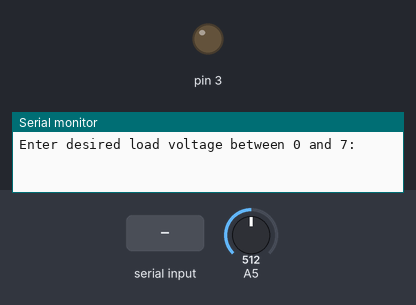
The sketch below on a simulated Arduino Uno, built with avr-gcc and run on an emulated ATmega328P. Shown: output pins drawn as LEDs (lit = HIGH), the last lines printed to the serial monitor. The inputs (shaded band) are chosen by the test bench; at power-on: A5 = 512.

Above: at 1.2 s.
1.3 s: "90,45\n" received over Serial
At 2.36 s:
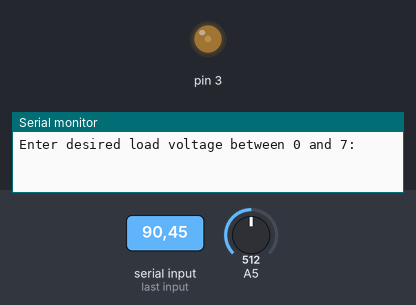
At 7.1 s:
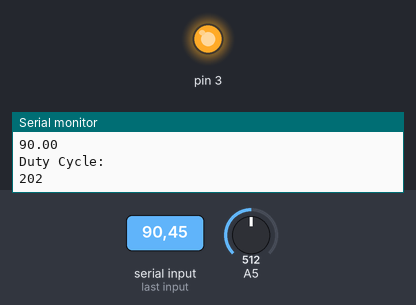
Timing chart, 0 to 8.6 s (numbered marks = the images above; inputs shaded):
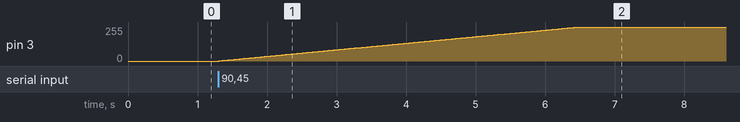

Measured:
- after the input at 1.3 s, pin 3: moves from 0/255 to 255/255 over 5.2 s, starting at once

The sketch:

EE_Trial_Project2_ControlSystem.ino
```cpp
int adc=0;
int potPin=0;
int potVal=0;
float loadVoltage=0;
int dutyCycle=0;
float userInput=0;

void setup() {
  // put your setup code here, to run once:
Serial.begin(9600);
pinMode(3, OUTPUT);
//TCCROB = TCCROB & B11111OOO | BOOOOOOO
//while(! Serial);
}

void loop() {

  Serial.println("Enter desired load voltage between 0 and 7:  \n");
  while(Serial.available() == 0){}
  userInput=Serial.parseInt();
  while(1){
    adc=analogRead(5);                   //read the voltage across the load
    loadVoltage=map(adc,0,1023,7,0);    //map the values backwards because my ground reference is negative
    if(loadVoltage<userInput){
      dutyCycle++;   //this does create some oscillation, still need to implement PI system
      if(dutyCycle>255){
        dutyCycle=255;
      }
    }
    if(loadVoltage>userInput){
      dutyCycle--;
      if(dutyCycle<0){
        dutyCycle=0;
      }
    }
    analogWrite(3, dutyCycle);
    //userInput=Serial.parseInt();
    delay(20);
    int count;
    count++;
    if(count>100){
    Serial.println("User Input: ");
    Serial.println(userInput);
    Serial.println("Load Voltage: ");
    Serial.println(loadVoltage);
    Serial.println("User Input: ");
    Serial.println(userInput);
    Serial.println("Duty Cycle: ");
    Serial.println(dutyCycle);
    count=0;
    }
  }


}
/*testing with inductor in series with load, 15K resistor between gate and source
 * dutyCycle value of 36 corresponds to 7 volts
 * dutyCycle value of 8 corresponds to 1 volt
 * lower voltage range seems to work more smoothly with inductor in place
 */


/*Basic N channel 09N03LA testing
 * DC motor using DC power supply @ 9v, no inductors, caps or diodes:
 * dutyCycle value of 2 or 3 corresponds with approx 1.5 volt
*
 * dutyCycle value of 132 corresponds to 9 volts across load
 */
```
